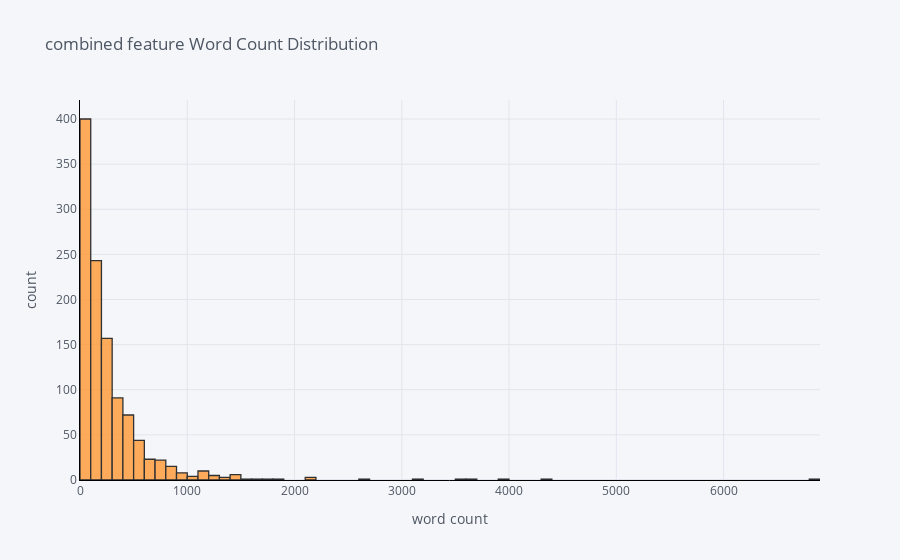

The code cell stored with this chart in its notebook:
### Markdown cell above
### Word count of combined feature

### Code cell
word_count = topics_data['feature_combine'].apply(lambda x: len(str(x).split()))
word_count.iplot(
    kind='hist',
    bins=100,
    xTitle='word count',
    linecolor='black',
    yTitle='count',
    title='combined feature Word Count Distribution')

### Figure 1 — Plotly figure (JSON) as saved in the notebook; plotly's stock layout.template omitted (floating-point values rounded to 4 significant figures; data arrays with more than 128 entries replaced by an {"elided": "..."} marker saying what was removed)
{"data": [{"histfunc": "count", "histnorm": "", "marker": {"color": "rgba(255, 153, 51, 1.0)", "line": {"color": "#000000", "width": 1.3}}, "name": "feature_combine", "nbinsx": 100, "opacity": 0.8, "orientation": "v", "type": "histogram", "x": {"elided": "1117 int values"}}], "layout": {"barmode": "overlay", "legend": {"bgcolor": "#F5F6F9", "font": {"color": "#4D5663"}}, "paper_bgcolor": "#F5F6F9", "plot_bgcolor": "#F5F6F9", "title": {"font": {"color": "#4D5663"}, "text": "combined feature Word Count Distribution"}, "xaxis": {"gridcolor": "#E1E5ED", "linecolor": "black", "showgrid": true, "tickfont": {"color": "#4D5663"}, "title": {"font": {"color": "#4D5663"}, "text": "word count"}, "zerolinecolor": "#E1E5ED"}, "yaxis": {"gridcolor": "#E1E5ED", "linecolor": "black", "showgrid": true, "tickfont": {"color": "#4D5663"}, "title": {"font": {"color": "#4D5663"}, "text": "count"}, "zerolinecolor": "#E1E5ED"}}}
